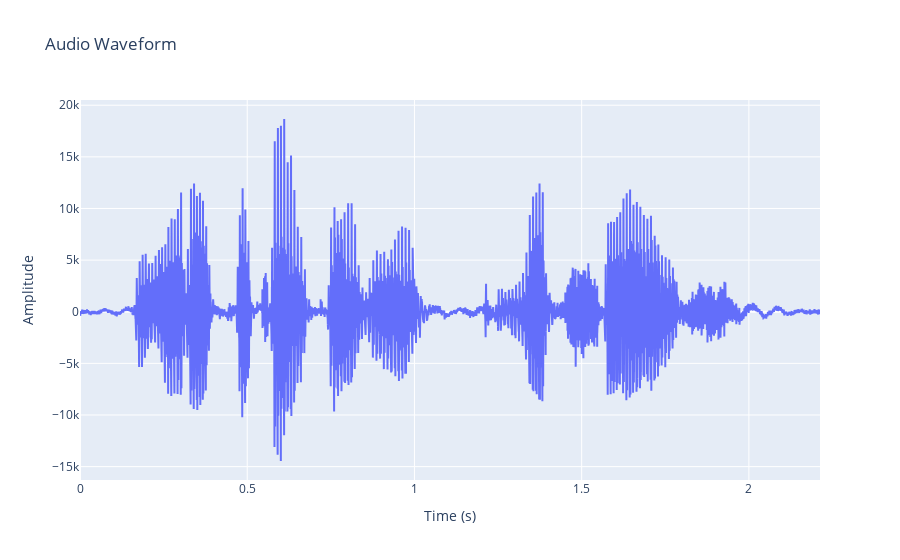

This figure's notebook cell:
### Code cell
plot_audio(audio,audio_time)

### Figure 1 — Plotly figure (JSON) as saved in the notebook; plotly's stock layout.template omitted (floating-point values rounded to 4 significant figures; data arrays with more than 128 entries replaced by an {"elided": "..."} marker saying what was removed)
{"data": [{"mode": "lines", "type": "scatter", "x": {"elided": "48789 float values"}, "y": {"elided": "48789 int values"}}], "layout": {"title": {"text": "Audio Waveform"}, "xaxis": {"anchor": "y", "domain": [0, 1], "title": {"text": "Time (s)"}}, "yaxis": {"anchor": "x", "domain": [0, 1], "title": {"text": "Amplitude"}}}}
